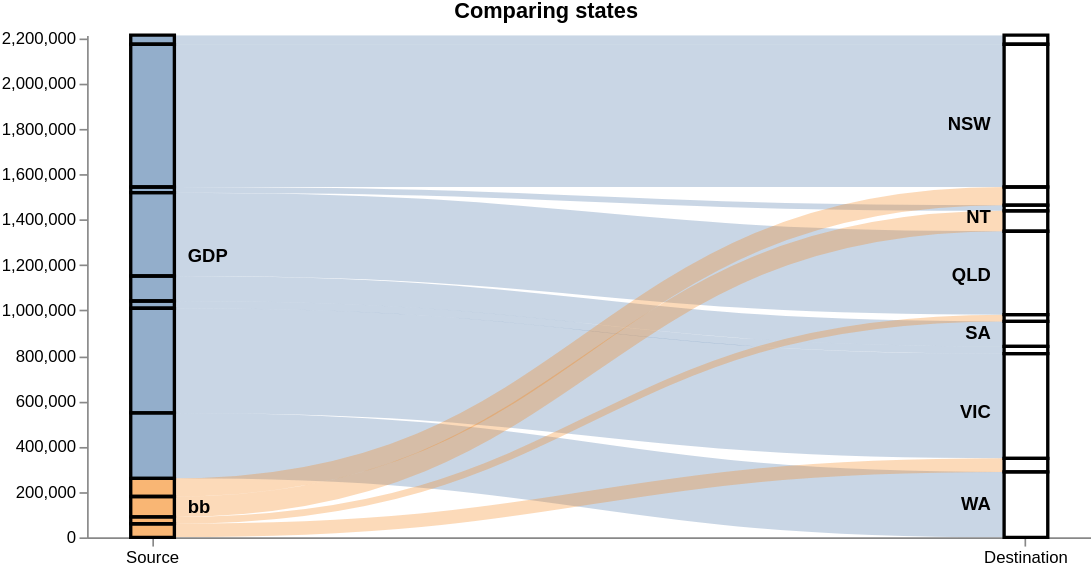

Express this chart as Vega-Lite.
### Vega specification from a JSON file in a GitHub repository (floating-point values rounded to 4 significant figures)
{"$schema": "https://vega.github.io/schema/vega/v5.2.json", "title": "Comparing states", "height": 300, "width": 600, "data": [{"name": "rawData", "values": [{"key": {"stk1": "GDP", "stk2": "NSW"}, "doc_count": 629117}, {"key": {"stk1": "GDP", "stk2": "VIC"}, "doc_count": 461248}, {"key": {"stk1": "GDP", "stk2": "QLD"}, "doc_count": 367468}, {"key": {"stk1": "GDP", "stk2": "WA"}, "doc_count": 288225}, {"key": {"stk1": "GDP", "stk2": "SA"}, "doc_count": 109843}, {"key": {"stk1": "GDP", "stk2": "ACT"}, "doc_count": 39956}, {"key": {"stk1": "GDP", "stk2": "TAS"}, "doc_count": 31993}, {"key": {"stk1": "GDP", "stk2": "NT"}, "doc_count": 24830}, {"key": {"stk1": "bb", "stk2": "NSW"}, "doc_count": 80000}, {"key": {"stk1": "bb", "stk2": "VIC"}, "doc_count": 60000}, {"key": {"stk1": "bb", "stk2": "QLD"}, "doc_count": 30000}, {"key": {"stk1": "bb", "stk2": "NT"}, "doc_count": 90000}], "transform": [{"type": "formula", "expr": "datum.key.stk1", "as": "stk1"}, {"type": "formula", "expr": "datum.key.stk2", "as": "stk2"}, {"type": "formula", "expr": "datum.doc_count", "as": "size"}]}, {"name": "nodes", "source": "rawData", "transform": [{"type": "filter", "expr": "!groupSelector || groupSelector.stk1 == datum.stk1 || groupSelector.stk2 == datum.stk2"}, {"type": "formula", "expr": "datum.stk1+datum.stk2", "as": "key"}, {"type": "fold", "fields": ["stk1", "stk2"], "as": ["stack", "grpId"]}, {"type": "formula", "expr": "datum.stack == 'stk1' ? datum.stk1+' '+datum.stk2 : datum.stk2+' '+datum.stk1", "as": "sortField"}, {"type": "stack", "groupby": ["stack"], "sort": {"field": "sortField", "order": "descending"}, "field": "size"}, {"type": "formula", "expr": "(datum.y0+datum.y1)/2", "as": "yc"}]}, {"name": "groups", "source": "nodes", "transform": [{"type": "aggregate", "groupby": ["stack", "grpId"], "fields": ["size"], "ops": ["sum"], "as": ["total"]}, {"type": "stack", "groupby": ["stack"], "sort": {"field": "grpId", "order": "descending"}, "field": "total"}, {"type": "formula", "expr": "scale('y', datum.y0)", "as": "scaledY0"}, {"type": "formula", "expr": "scale('y', datum.y1)", "as": "scaledY1"}, {"type": "formula", "expr": "datum.stack == 'stk1'", "as": "rightLabel"}, {"type": "formula", "expr": "datum.total/domain('y')[1]", "as": "percentage"}]}, {"name": "destinationNodes", "source": "nodes", "transform": [{"type": "filter", "expr": "datum.stack == 'stk2'"}]}, {"name": "edges", "source": "nodes", "transform": [{"type": "filter", "expr": "datum.stack == 'stk1'"}, {"type": "lookup", "from": "destinationNodes", "key": "key", "fields": ["key"], "as": ["target"]}, {"type": "linkpath", "orient": "horizontal", "shape": "diagonal", "sourceY": {"expr": "scale('y', datum.yc)"}, "sourceX": {"expr": "scale('x', 'stk1') + bandwidth('x')"}, "targetY": {"expr": "scale('y', datum.target.yc)"}, "targetX": {"expr": "scale('x', 'stk2')"}}, {"type": "formula", "expr": "range('y')[0]-scale('y', datum.size)", "as": "strokeWidth"}, {"type": "formula", "expr": "datum.size/domain('y')[1]", "as": "percentage"}]}], "scales": [{"name": "x", "type": "band", "range": "width", "domain": ["stk1", "stk2"], "paddingOuter": 0.05, "paddingInner": 0.95}, {"name": "y", "type": "linear", "range": "height", "domain": {"data": "nodes", "field": "y1"}}, {"name": "color", "type": "ordinal", "range": "category", "domain": {"data": "rawData", "field": "stk1"}}, {"name": "stackNames", "type": "ordinal", "range": ["Source", "Destination"], "domain": ["stk1", "stk2"]}], "axes": [{"orient": "bottom", "scale": "x", "encode": {"labels": {"update": {"text": {"scale": "stackNames", "field": "value"}}}}}, {"orient": "left", "scale": "y"}], "marks": [{"type": "path", "name": "edgeMark", "from": {"data": "edges"}, "clip": true, "encode": {"update": {"stroke": [{"test": "groupSelector && groupSelector.stack=='stk1'", "scale": "color", "field": "stk2"}, {"scale": "color", "field": "stk1"}], "strokeWidth": {"field": "strokeWidth"}, "path": {"field": "path"}, "strokeOpacity": {"signal": "!groupSelector && (groupHover.stk1 == datum.stk1 || groupHover.stk2 == datum.stk2) ? 0.9 : 0.3"}, "zindex": {"signal": "!groupSelector && (groupHover.stk1 == datum.stk1 || groupHover.stk2 == datum.stk2) ? 1 : 0"}, "tooltip": {"signal": "datum.stk1 + ' → ' + datum.stk2 + '    ' + format(datum.size, ',.0f') + '   (' + format(datum.percentage, '.1%') + ')'"}}, "hover": {"strokeOpacity": {"value": 1}}}}, {"type": "rect", "name": "groupMark", "from": {"data": "groups"}, "encode": {"enter": {"fill": {"scale": "color", "field": "grpId"}, "width": {"scale": "x", "band": 1}}, "update": {"x": {"scale": "x", "field": "stack"}, "y": {"field": "scaledY0"}, "y2": {"field": "scaledY1"}, "fillOpacity": {"value": 0.6}, "tooltip": {"signal": "datum.grpId + '   ' + format(datum.total, ',.0f') + '   (' + format(datum.percentage, '.1%') + ')'"}}, "hover": {"fillOpacity": {"value": 1}}}}, {"type": "text", "from": {"data": "groups"}, "interactive": false, "encode": {"update": {"x": {"signal": "scale('x', datum.stack) + (datum.rightLabel ? bandwidth('x') + 8 : -8)"}, "yc": {"signal": "(datum.scaledY0 + datum.scaledY1)/2"}, "align": {"signal": "datum.rightLabel ? 'left' : 'right'"}, "baseline": {"value": "middle"}, "fontWeight": {"value": "bold"}, "text": {"signal": "abs(datum.scaledY0-datum.scaledY1) > 13 ? datum.grpId : ''"}}}}, {"type": "group", "data": [{"name": "dataForShowAll", "values": [{}], "transform": [{"type": "filter", "expr": "groupSelector"}]}], "encode": {"enter": {"xc": {"signal": "width/2"}, "y": {"value": 30}, "width": {"value": 80}, "height": {"value": 30}}}, "marks": [{"type": "group", "name": "groupReset", "from": {"data": "dataForShowAll"}, "encode": {"enter": {"cornerRadius": {"value": 6}, "fill": {"value": "#f5f5f5"}, "stroke": {"value": "#c1c1c1"}, "strokeWidth": {"value": 2}, "height": {"field": {"group": "height"}}, "width": {"field": {"group": "width"}}}, "update": {"opacity": {"value": 1}}, "hover": {"opacity": {"value": 0.7}}}, "marks": [{"type": "text", "interactive": false, "encode": {"enter": {"xc": {"field": {"group": "width"}, "mult": 0.5}, "yc": {"field": {"group": "height"}, "mult": 0.5, "offset": 2}, "align": {"value": "center"}, "baseline": {"value": "middle"}, "fontWeight": {"value": "bold"}, "text": {"value": "Show All"}}}}]}]}, {"type": "rect", "from": {"data": "nodes"}, "encode": {"enter": {"stroke": {"value": "#000"}, "strokeWidth": {"value": 2}, "width": {"scale": "x", "band": 1}, "x": {"scale": "x", "field": "stack"}, "y": {"field": "y0", "scale": "y"}, "y2": {"field": "y1", "scale": "y"}}}}], "signals": [{"name": "groupHover", "value": {}, "on": [{"events": "@groupMark:mouseover", "update": "{stk1:datum.stack=='stk1' && datum.grpId, stk2:datum.stack=='stk2' && datum.grpId}"}, {"events": "mouseout", "update": "{}"}]}, {"name": "groupSelector", "value": false, "on": [{"events": "@groupMark:click!", "update": "{stack:datum.stack, stk1:datum.stack=='stk1' && datum.grpId, stk2:datum.stack=='stk2' && datum.grpId}"}, {"events": [{"type": "click", "markname": "groupReset"}, {"type": "dblclick"}], "update": "false"}]}]}
